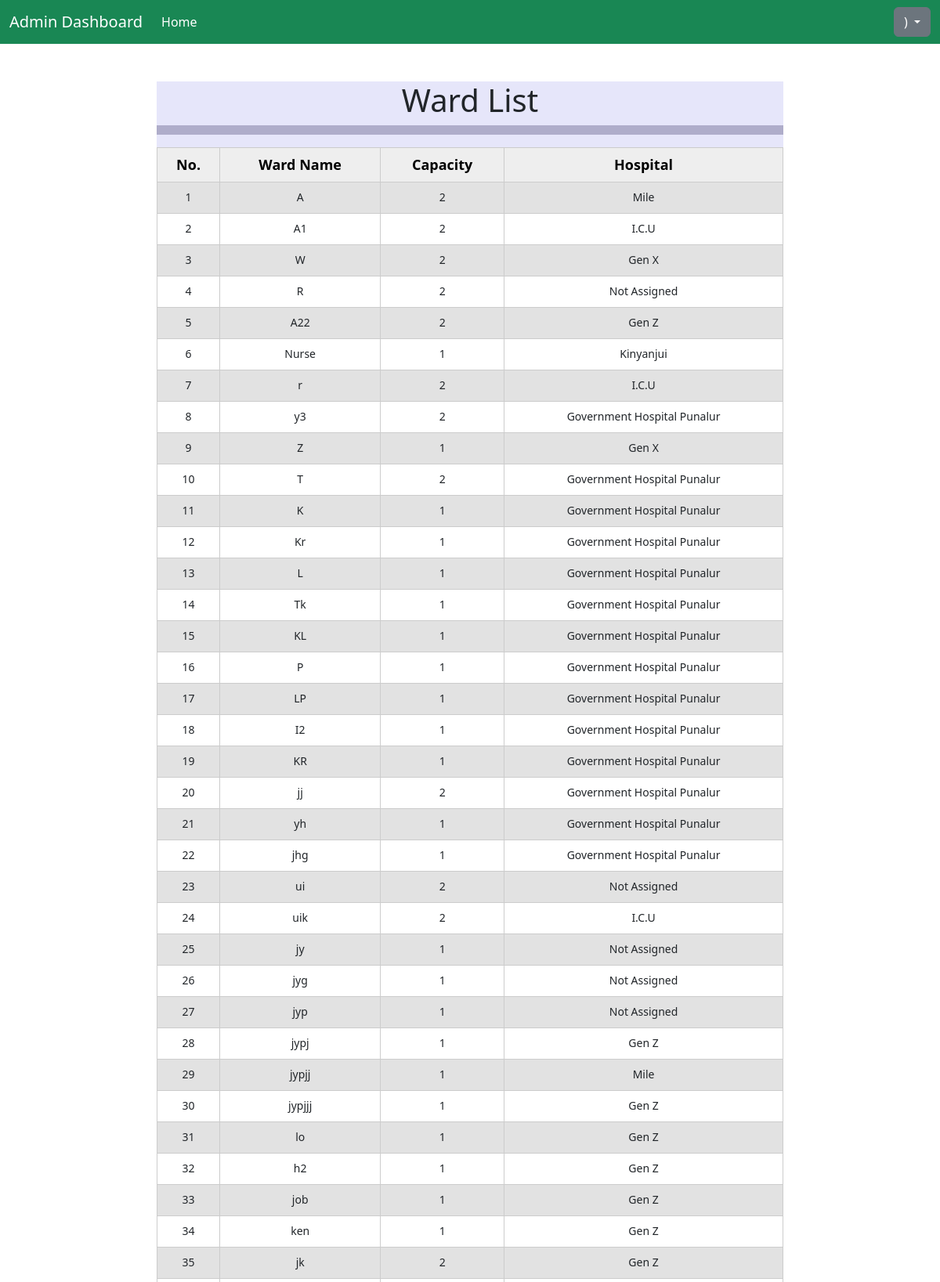
The app's page /wards/ (upper part) with its own data.
### hospital/models.py (models this page shows, shortened)
class Ward(models.Model):
    name = models.CharField(max_length=100)
    capacity = models.IntegerField()
    hospital = models.ForeignKey(Hospital, related_name='wards', on_delete=models.CASCADE, null=True, blank=True)

class Hospital(models.Model):
    hos_Choices = (
        ('Nairobi Headquarters Hospital', 'Nairobi Headquarters Hospital'),
        ('Medical College Hospital', 'Medical College Hospital'),
        ('Family Health Center', 'Family Health Center'),
    )
    dct_Choices = (
        ('Nairobi', 'Nairobi'),
        ('Kisumu', 'Kisumu'),
        ('Nakuru', 'Nakuru'),
        ('Eldoret', 'Eldoret'),
        ('Naivasha', 'Naivasha'),
        ('Kiambu', 'Kiambu'),
        ('Kikuyu', 'Kikuyu'),
        ('Embu', 'Embu'),
    )
    name = models.CharField(max_length=100, unique=True)
    hos_type = models.CharField(max_length=100, choices=hos_Choices)
    district = models.CharField(max_length=100, choices=dct_Choices)
    createdBy = models.ForeignKey(HospitalAdmin, on_delete=models.CASCADE)
    createdOn = models.DateTimeField(auto_now_add=True)
    status = models.IntegerField(default=1)

### hospital/views.py (the view)
# urls.py: path('wards/', views.ward_list, name='ward_list'),
def ward_list(request):
    wards = Ward.objects.all()  # Query all wards or as needed
    context = {
        'wards': wards,
    }
    return render(request, 'hospitalApp/ward_list.html', context)

### hospital/templates/hospitalApp/ward_list.html (shortened to what this page needs)
{% extends "hospitalApp/base.html" %}
{% load crispy_forms_tags %}
{% load static %}
{% block navbar %}
<section id="navbar">
    {% include 'hospitalApp/navbar.html' %}
</section>
{% endblock navbar %}
{% block content %}
<div class="d-flex justify-content-center">
    <div class="container-fluid col-xl-8 col-12 m-5" style="background-color: lavender;">
        <div class="row">
            <h1 class="text-center">Ward List</h1>
            <hr class="custom-hr">
            <table id="ward-table" class="table table-striped">
                <thead>
                    <tr>
                        <th scope="col" style="font-weight: bold; color: black;">No.</th>
                        <th scope="col" style="font-weight: bold; color: black;">Ward Name</th>
                        <th scope="col" style="font-weight: bold; color: black;">Capacity</th>
                        <th scope="col" style="font-weight: bold; color: black;">Hospital</th>
                    </tr>
                </thead>
                <tbody>
                    {% for ward in wards %}
                    <tr id="ward-{{ ward.id }}">
                        <td scope="row">{{ forloop.counter }}</td>
                        <td>{{ ward.name }}</td>
                        <td>{{ ward.capacity }}</td>
                        <td id="hospital-{{ ward.hospital_id }}">
                            {% if ward.hospital %}
                                {{ ward.hospital.name }}
                            {% else %}
                                Not Assigned
                            {% endif %}
                        </td>
                    </tr>
                    {% empty %}
                    <tr>
                        <td colspan="4">No wards found.</td>
                    </tr>
                    {% endfor %}
                </tbody>
            </table>
        </div>
    </div>
</div>
{% endblock content %}

### patient/static/patientApp/css/style.css (style rules this page uses)
.custom-hr { height: 12px; width: 100%; background-color: rgb(8, 3, 59); border: none; }
table { width: 100%; border-collapse: collapse; margin: 30px 0px 30px; background-color: #fff; font-size: 14px; }
table tr { height: 40px; }
table th { background: #333; color: #fff; font-weight: bold; font-size: 18px; }
table td, th { padding: 6px 6px 6px 10px; border: 1px solid #ccc; text-align:center; }
table tr:nth-of-type(odd) { background: #eee; }

### hospital/static/hospitalApp/css/style.css (style rules this page uses)
.custom-hr { height: 12px; width: 100%; background-color: rgb(8, 3, 59); border: none; }

### records on screen
Ward: name "A", capacity "2", hospital.name "Mile"
Ward: name "A1", capacity "2", hospital.name "I.C.U"
Ward: name "W", capacity "2", hospital.name "Gen X"
Ward: name "R", capacity "2", shows "Not Assigned"
Ward: name "A22", capacity "2", hospital.name "Gen Z"
Ward: name "Nurse", capacity "1", hospital.name "Kinyanjui"
Ward: name "r", capacity "2", hospital.name "I.C.U"
Ward: name "y3", capacity "2", hospital.name "Government Hospital Punalur"
Ward: name "Z", capacity "1", hospital.name "Gen X"
Ward: name "T", capacity "2", hospital.name "Government Hospital Punalur"
Ward: name "K", capacity "1", hospital.name "Government Hospital Punalur"
Ward: name "Kr", capacity "1", hospital.name "Government Hospital Punalur"
Ward: name "L", capacity "1", hospital.name "Government Hospital Punalur"
Ward: name "Tk", capacity "1", hospital.name "Government Hospital Punalur"
Ward: name "KL", capacity "1", hospital.name "Government Hospital Punalur"
Ward: name "P", capacity "1", hospital.name "Government Hospital Punalur"
Ward: name "LP", capacity "1", hospital.name "Government Hospital Punalur"
Ward: name "I2", capacity "1", hospital.name "Government Hospital Punalur"
Ward: name "KR", capacity "1", hospital.name "Government Hospital Punalur"
Ward: name "jj", capacity "2", hospital.name "Government Hospital Punalur"
Ward: name "yh", capacity "1", hospital.name "Government Hospital Punalur"
Ward: name "jhg", capacity "1", hospital.name "Government Hospital Punalur"
Ward: name "ui", capacity "2", shows "Not Assigned"
Ward: name "uik", capacity "2", hospital.name "I.C.U"
Ward: name "jy", capacity "1", shows "Not Assigned"
Ward: name "jyg", capacity "1", shows "Not Assigned"
Ward: name "jyp", capacity "1", shows "Not Assigned"
Ward: name "jypj", capacity "1", hospital.name "Gen Z"
Ward: name "jypjj", capacity "1", hospital.name "Mile"
Ward: name "jypjjj", capacity "1", hospital.name "Gen Z"
Ward: name "lo", capacity "1", hospital.name "Gen Z"
Ward: name "h2", capacity "1", hospital.name "Gen Z"
Ward: name "job", capacity "1", hospital.name "Gen Z"
Ward: name "ken", capacity "1", hospital.name "Gen Z"
Ward: name "jk", capacity "2", hospital.name "Gen Z"
